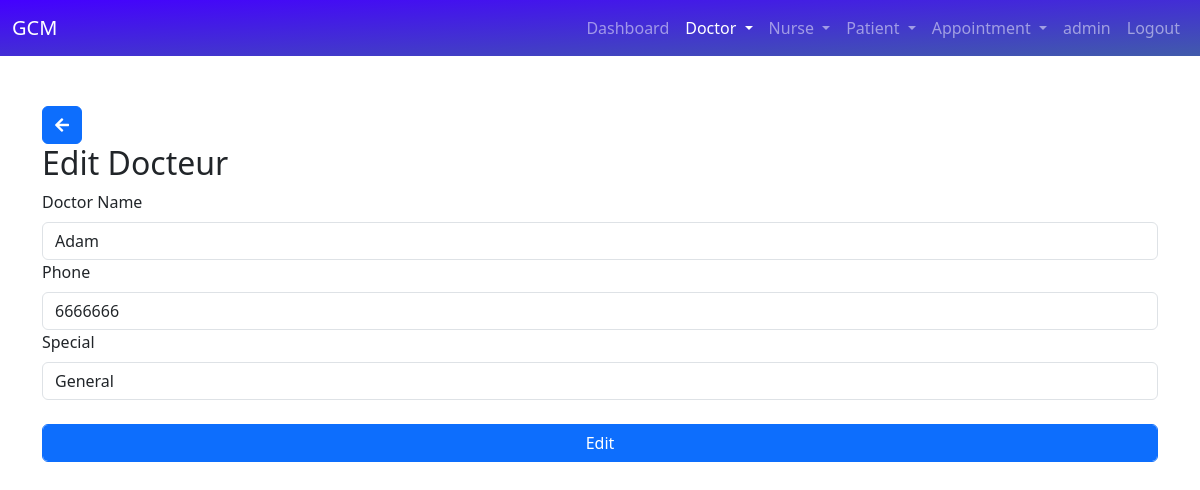
The page /edit_doctor/1/ (signed in) on the database as committed earlier.
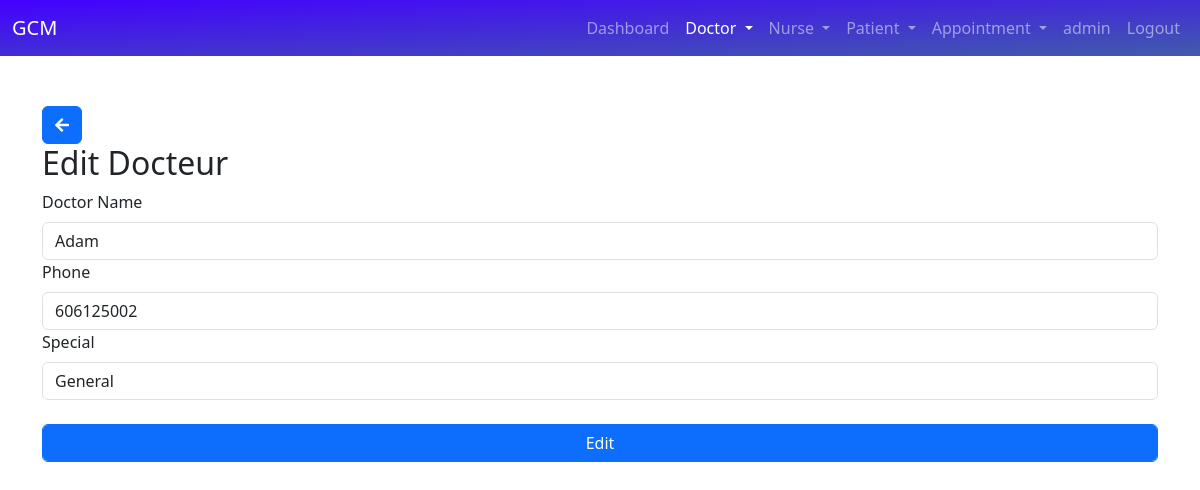
The same page on the database as committed later.
### hospital/models.py (models this page shows, shortened)
class Doctor(models.Model):
    Name = models.CharField(max_length=50)
    Phone = models.IntegerField()
    SP = models.CharField(max_length=50)
    email = models.EmailField(max_length=240,null=True)
    password = models.CharField(max_length=50,null=True)
    type_personnel = "doctor"

### hospital/views.py (the view, shortened to what this page needs)
# urls.py: path('edit_doctor/<int:dId>/', Edit_doctor, name='edit_doctor'),
def Edit_doctor(request, dId):
    active_page = 'doctor'
    if not request.user.is_staff:
        return redirect('login')
    doctor = Doctor.objects.get(id=dId)
    return render(request, 'edit_doctor.html', {'doctor': doctor, 'active_page': active_page})

### hospital/templates/edit_doctor.html (shortened to what this page needs)
{% include "base.html"%}
{% include "navbar.html"%}
{% load static %}
{% block content%}
<div class="container" style="margin-top: 50px">
    <button class="btn btn-primary" onclick="history.back()"><i class="fa fa-arrow-left" aria-hidden="true"></i></button>
    <h2>Edit Docteur</h2>
    <form method="POST">
        <label>Doctor Name</label>
        <input type="text" class="form-control" name="name" value="{{doctor.Name}}">
        <label>Phone</label>
        <input type="text" class="form-control" name="phone" value="{{doctor.Phone}}">
        <label>Special</label>
        <input type="text" class="form-control" name="sp" value="{{doctor.SP}}">&nbsp;
        <input type="submit" value="Edit" onclick="return confirm('Are you sure ?')" class="form-control btn btn-primary">
    </form>
{% endblock content%}

Rows that differ between the two databases and show on the page:
changed Doctor "Adam": phone "6666666" → "606125002"
